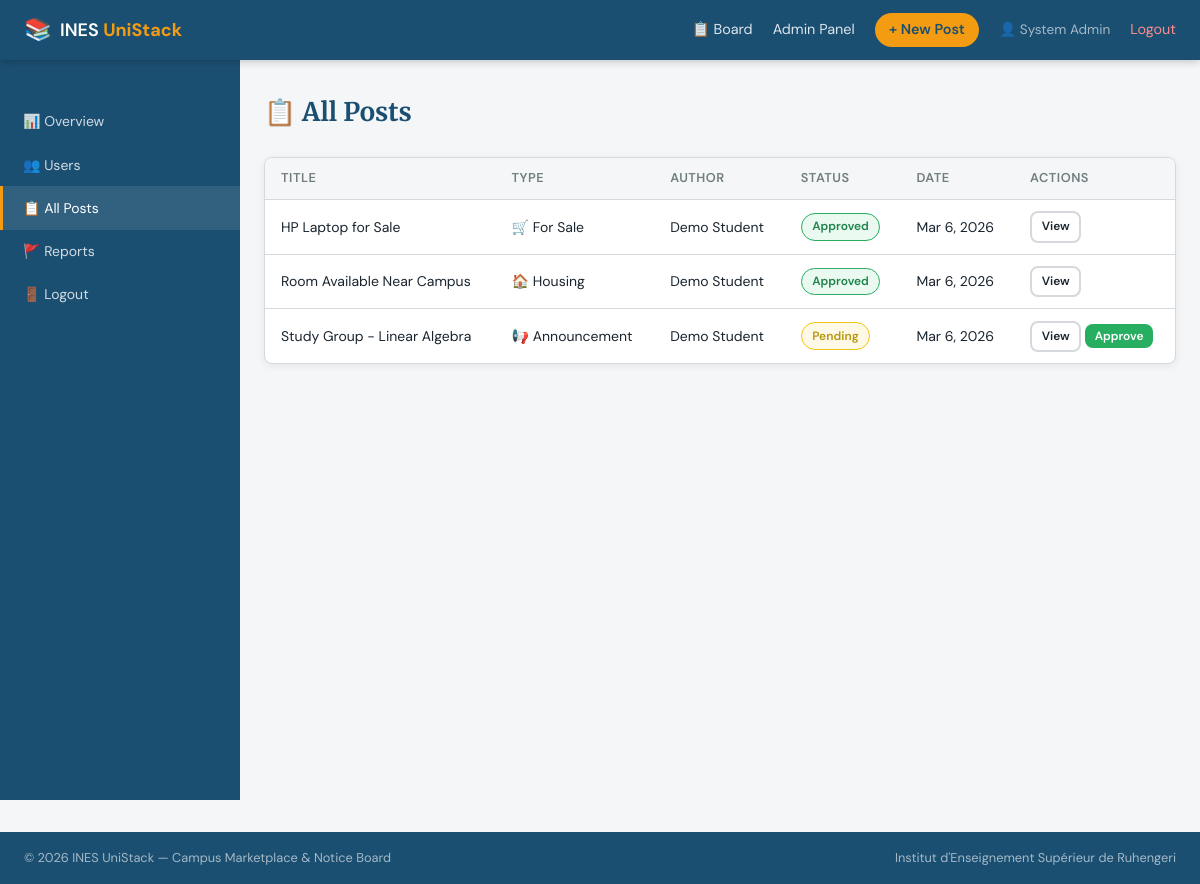
/admin/all_posts.php (signed in), run on the app's committed database.
### tables this page shows
CREATE TABLE posts (
    id           INT AUTO_INCREMENT PRIMARY KEY,
    user_id      INT NOT NULL,
    title        VARCHAR(200) NOT NULL,
    description  TEXT NOT NULL,
    post_type    ENUM('for_sale', 'housing', 'announcement') NOT NULL,
    price        DECIMAL(10,2) DEFAULT NULL,        
    status       ENUM('pending', 'approved', 'rejected') NOT NULL DEFAULT 'pending',
    reviewed_by  INT DEFAULT NULL,                  
    reviewed_at  DATETIME DEFAULT NULL,
    created_at   DATETIME NOT NULL DEFAULT CURRENT_TIMESTAMP,
    updated_at   DATETIME NOT NULL DEFAULT CURRENT_TIMESTAMP ON UPDATE CURRENT_TIMESTAMP,
    FOREIGN KEY (user_id)     REFERENCES users(id) ON DELETE CASCADE,
    FOREIGN KEY (reviewed_by) REFERENCES users(id) ON DELETE SET NULL
);

CREATE TABLE users (
    id          INT AUTO_INCREMENT PRIMARY KEY,
    full_name   VARCHAR(100) NOT NULL,
    email       VARCHAR(150) NOT NULL UNIQUE,
    password    VARCHAR(255) NOT NULL,
    role        ENUM('student', 'moderator', 'admin') NOT NULL DEFAULT 'student',
    is_active   TINYINT(1) NOT NULL DEFAULT 1,
    created_at  DATETIME NOT NULL DEFAULT CURRENT_TIMESTAMP,
    updated_at  DATETIME NOT NULL DEFAULT CURRENT_TIMESTAMP ON UPDATE CURRENT_TIMESTAMP
);

### app/controllers/AdminController.php (called while the page is built, shortened)
<?php
require_once __DIR__ . '/../config/auth.php';
require_once __DIR__ . '/../models/PostModel.php';
class AdminController {
    public static function showPosts(): void {
        $posts = PostModel::getAll();
        require_once __DIR__ . '/../views/admin/posts.php';
    }
}

### admin/all_posts.php (called while the page is built, shortened)
<?php
require_once __DIR__ . '/../app/config/auth.php';
require_once __DIR__ . '/../app/controllers/AdminController.php';
AdminController::showPosts();

### app/models/PostModel.php (called while the page is built, shortened)
<?php
class PostModel {
    public static function getAll(): array {
        $db = getDB();
        $result = $db->query(
            'SELECT p.*, u.full_name AS author_name FROM posts p JOIN users u ON p.user_id = u.id ORDER BY p.created_at DESC'
        );
        $rows = $result->fetch_all(MYSQLI_ASSOC);
        return $rows;
    }
}

### app/config/auth.php (called while the page is built, shortened)
<?php
function h(string $str): string {
    return htmlspecialchars($str, ENT_QUOTES, 'UTF-8');
}

### admin/posts.php (the view, shortened to what this page needs)
<?php
require_once __DIR__ . '/../app/config/auth.php';
require_once __DIR__ . '/../app/views/shared/header.php';
$typeLabels = ['for_sale' => '🛒 For Sale', 'housing' => '🏠 Housing', 'announcement' => '📢 Announcement'];
?>
<div class="dashboard-wrapper">
  <aside class="sidebar">
    <nav class="sidebar-nav">
      <a href="<?= BASE_URL ?>/admin/dashboard.php">📊 Overview</a>
      <a href="<?= BASE_URL ?>/admin/users.php">👥 Users</a>
      <a href="<?= BASE_URL ?>/admin/posts.php" class="active">📋 All Posts</a>
      <a href="<?= BASE_URL ?>/admin/reports.php">🚩 Reports</a>
      <a href="<?= BASE_URL ?>/logout.php">🚪 Logout</a>
    </nav>
  </aside>
  <div class="dashboard-main">
    <h1>📋 All Posts</h1>
    <div class="card">
      <div class="table-wrapper">
        <table class="data-table">
          <thead><tr><th>Title</th><th>Type</th><th>Author</th><th>Status</th><th>Date</th><th>Actions</th></tr></thead>
          <tbody>
            <?php foreach ($posts as $post): ?>
            <tr>
              <td><?= h($post['title']) ?></td>
              <td><?= $typeLabels[$post['post_type']] ?? h($post['post_type']) ?></td>
              <td><?= h($post['author_name']) ?></td>
              <td><span class="status-badge status-<?= h($post['status']) ?>"><?= ucfirst(h($post['status'])) ?></span></td>
              <td><?= date('M j, Y', strtotime($post['created_at'])) ?></td>
              <td>
                <a href="<?= BASE_URL ?>/post/view.php?id=<?= $post['id'] ?>" class="btn btn-xs btn-secondary">View</a>
                <?php if ($post['status'] === 'pending'): ?>
                  <form method="POST" action="<?= BASE_URL ?>/moderator/approve.php?id=<?= $post['id'] ?>" style="display:inline;">
                    <button class="btn btn-xs btn-success">Approve</button>
                  </form>
                <?php endif; ?>
              </td>
            </tr>
            <?php endforeach; ?>
          </tbody>
        </table>
      </div>
    </div>
  </div>
</div>
<?php require_once __DIR__ . '/../app/views/shared/footer.php'; ?>

### public/css/style.css (style rules this page uses)
:root { --primary: #1B4F72; --primary-light: #2E86C1; --accent: #F39C12; --success: #27AE60; --warning: #F1C40F; --danger: #E74C3C; --bg: #F4F6F8; --surface: #FFFFFF; --text: #1A252F; --muted: #717D7E; --border: #D5D8DC; --sidebar-w: 240px; --navbar-h: 60px; --radius: 8px; --shadow: 0 2px 8px rgba(0,0,0,0.07); --shadow-md: 0 4px 16px rgba(0,0,0,0.10); }
*, *::before, *::after { box-sizing: border-box; margin: 0; padding: 0; }
html { scroll-behavior: smooth; }
body { font-family: 'DM Sans', sans-serif; background: var(--bg); color: var(--text); font-size: 1rem; line-height: 1.6; min-height: 100vh; }
a { color: var(--primary-light); text-decoration: none; }
.btn { display: inline-flex; align-items: center; gap: .35rem; padding: .55rem 1.2rem; border-radius: var(--radius); border: none; cursor: pointer; font-family: inherit; font-size: .9rem; font-weight: 600; transition: all .2s; text-decoration: none; white-space: nowrap; }
.btn-secondary { background: transparent; border: 2px solid var(--border); color: var(--text); }
.btn-success { background: var(--success); color: #fff; }
.btn-xs { padding: .25rem .6rem; font-size: .75rem; }
.dashboard-wrapper { display: flex; min-height: calc(100vh - var(--navbar-h)); }
.sidebar { width: var(--sidebar-w); min-height: 100%; background: var(--primary); padding: 1.5rem 0; flex-shrink: 0; }
.sidebar-nav { padding: 1rem 0; }
.sidebar-nav a { display: block; padding: .65rem 1.25rem; color: rgba(255,255,255,.8); font-size: .875rem; text-decoration: none; transition: all .15s; border-left: 3px solid transparent; }
.sidebar-nav a:hover, .sidebar-nav a.active { color: #fff; background: rgba(255,255,255,.1); border-left-color: var(--accent); text-decoration: none; }
.dashboard-main { flex: 1; padding: 2rem 1.5rem; max-width: 1100px; }
.dashboard-main h1 { font-family: 'Merriweather', serif; font-size: 1.6rem; margin-bottom: 1.5rem; color: var(--primary); }
.card { background: var(--surface); border-radius: var(--radius); box-shadow: var(--shadow); margin-bottom: 1.5rem; border: 1px solid var(--border); overflow: hidden; }
.table-wrapper { overflow-x: auto; }
.data-table { width: 100%; border-collapse: collapse; font-size: .875rem; }
.data-table th { background: var(--bg); padding: .65rem 1rem; text-align: left; font-weight: 600; font-size: .8rem; text-transform: uppercase; letter-spacing: .04em; color: var(--muted); border-bottom: 1px solid var(--border); }
.data-table td { padding: .7rem 1rem; border-bottom: 1px solid var(--border); vertical-align: middle; }
.data-table tr:last-child td { border-bottom: none; }
.status-badge { display: inline-block; padding: .2rem .65rem; border-radius: 20px; font-size: .75rem; font-weight: 600; border: 1px solid; }
.status-pending { background: #FEF9E7; color: #B7950B; border-color: #F1C40F; }
.status-approved { background: #EAFAF1; color: #1E8449; border-color: #27AE60; }

### data on the page
posts: title "HP Laptop for Sale", post_type "🛒 For Sale", user.full_name "Demo Student", status "Approved", created_at "Mar 6, 2026"
posts: title "Room Available Near Campus", post_type "🏠 Housing", user.full_name "Demo Student", status "Approved", created_at "Mar 6, 2026"
posts: title "Study Group - Linear Algebra", post_type "📢 Announcement", user.full_name "Demo Student", status "Pending", created_at "Mar 6, 2026"

### other printed values
$user['full_name'] "System Admin"
